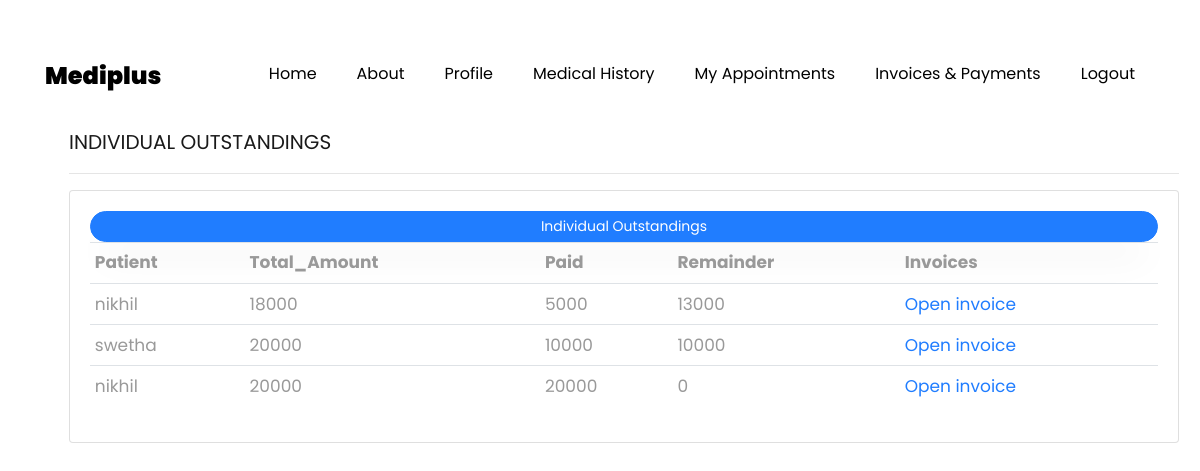
Page /Accounting/ (signed in) on the committed database.
### core/models.py (models this page shows, shortened)
class Invoices(models.Model):
    patient=models.ForeignKey(Patient,on_delete=models.CASCADE)
    Total_Amount=models.IntegerField()
    Paid_Amount=models.IntegerField()
    Outstanding=models.IntegerField()
    Date=models.DateField()

class Patient(models.Model):
    user=models.OneToOneField(Users,on_delete=models.CASCADE,primary_key=True)

class Users(AbstractUser):
    PATIENT=1
    DOCTOR=2
    HR=3
    RECEPTIONIST=4
    ROLE_CHOICES = (
        (PATIENT, 'Patient'),
        (DOCTOR, 'Doctor'),
        (HR,'HR'),
        (RECEPTIONIST,'Receptionist')
    )
    GENDER_CHOICES = (
        ('M', 'Male'),
        ('F', 'Female'),
        ('O', 'Other'),
    )
    role = models.PositiveSmallIntegerField(choices=ROLE_CHOICES,null=True,blank=True)
    gender = models.CharField(max_length=1, choices=GENDER_CHOICES)
    age=models.IntegerField(null=True,blank=True)
    phoneno=models.BigIntegerField(null=True,blank=True)
    address=models.TextField(null=True,blank=True)

### core/views.py (the view)
# urls.py: path('Accounting/',views.Accounting,name='Accounting'),
def Accounting(request):
    invoices=Invoices.objects.all()
    return render(request,'Accounting.html',{'invoice':invoices})

### core/templates/Accounting.html
{% extends 'base.html' %}
{% block content %}
<br>
<div class='container'>
    <div class="row">
        <div class="col-md-12">
            <h5>INDIVIDUAL OUTSTANDINGS</h5>
            <hr>
            <div class="card card-body">
                <a class="btn btn-primary  btn-sm btn-block" href="">Individual Outstandings</a>
                <table class="table table-sm">
                    <tr>
                        <th>Patient</th>
                        <th>Total_Amount</th>
                        <th>Paid</th>
                        <th>Remainder</th>
                        <th>Invoices</th>
                    </tr>
                    {% for i in invoice %}
                        <tr>
                            <td>{{i.patient.user.username}}</td>
                            <td>{{i.Total_Amount}}</td>
                            <td>{{i.Paid_Amount}}</td>
                            <td>{{i.Outstanding}}</td>
                            <td><a href="{% url 'Invoice' i.id %}">Open invoice</a></td>
                        </tr>
                    {% endfor %}
                </table>
            </div>
        </div>
    </div>
</div>
{% endblock %}

### rows in the picture
Invoices: patient.user.username "nikhil", Total_Amount "18000", Paid_Amount "5000", Outstanding "13000"
Invoices: patient.user.username "swetha", Total_Amount "20000", Paid_Amount "10000", Outstanding "10000"
Invoices: patient.user.username "nikhil", Total_Amount "20000", Paid_Amount "20000", Outstanding "0"
